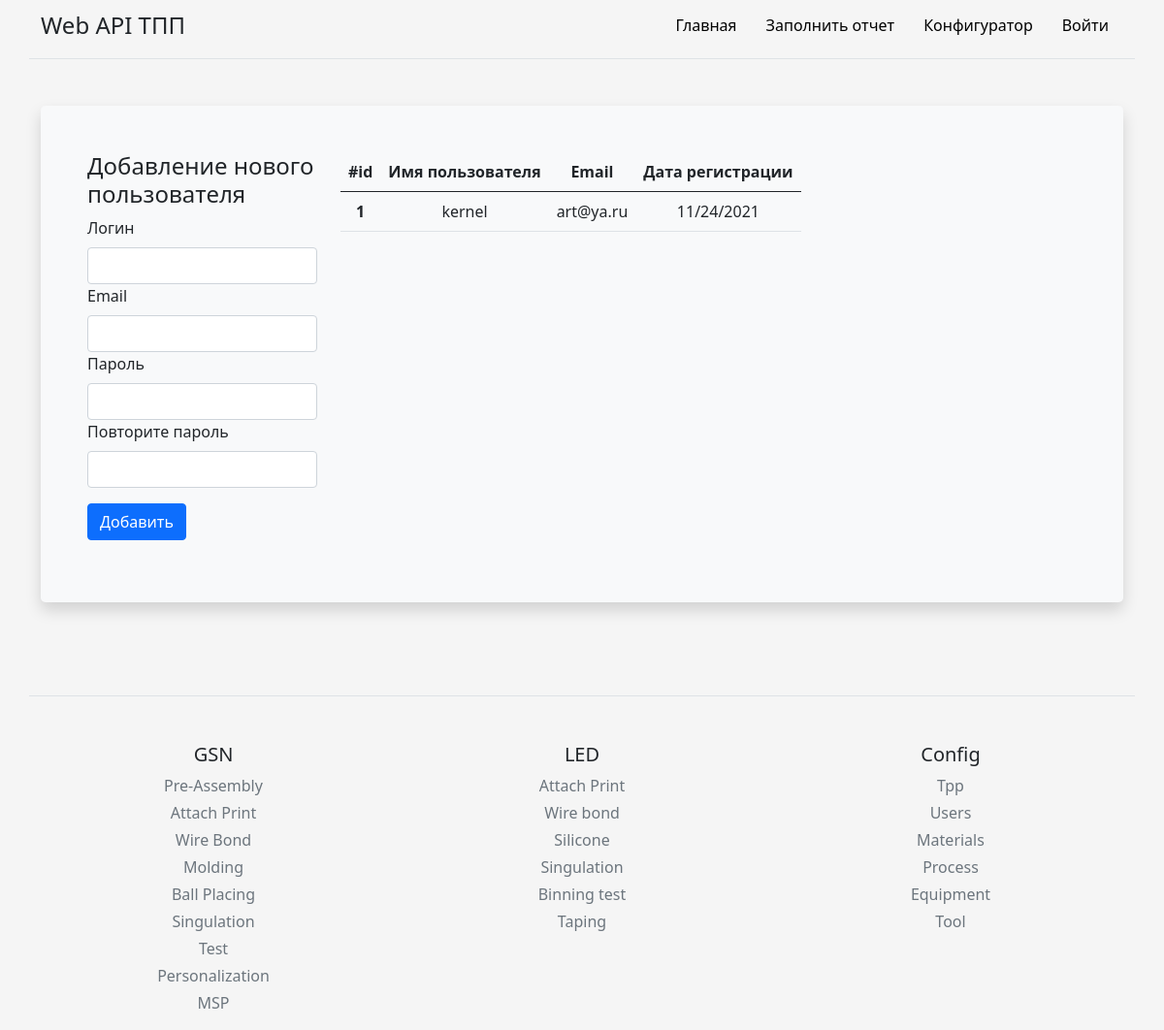
The page /config_user on the database its author committed.
### models.py (models this page shows, shortened)
class User(UserMixin, db.Model):
    id = db.Column(db.Integer, primary_key=True)
    login = db.Column(db.String(64), index=True, unique=True)
    email = db.Column(db.String(64), index=True, unique=True)
    password_hash = db.Column(db.String(120), index=True, unique=True)
    time = db.Column(db.DateTime, index=True, default=datetime.utcnow)
    tpp = db.relationship('Tpp', backref='author', lazy='dynamic')

### routes.py (the view, shortened to what this page needs)
@app_routes.route('/config_user', methods=["POST", "GET"])
def config_user():
    from main import db
    from models import User
    users = db.session.query(User).all()
    return render_template('config_folder/config_user.html', users=users)

### templates/config_folder/config_user.html (shortened to what this page needs)
{% extends 'base.html' %}
{% block body %}
<div class="container py-4">
    <div class="p-5 mb-4 bg-light rounded-3 shadow">
        <div class="row align-items-md-stretch">
            <form class="col-md-3" method="post">
                <h4>Добавление нового пользователя</h4>
                <div class="col-sm-12">
                    <label for="user_login" class="form-label">Логин</label>
                    <input type="text" class="form-control" name="user_login" id="user_login" required>
                </div>
                <div class="col-sm-12">
                    <label for="user_email" class="form-label">Email</label>
                    <input type="text" class="form-control" name="user_email" id="user_email" required>
                </div>
                <div class="col-sm-12">
                    <label for="user_pass" class="form-label">Пароль</label>
                    <input type="text" class="form-control" name="user_pass" id="user_pass" required>
                </div>
                <div class="col-sm-12">
                    <label for="user_pass2" class="form-label">Повторите пароль</label>
                    <input type="text" class="form-control" name="user_pass2" id="user_pass2" required>
                </div>
                <div class="py-3">
                    <button class="btn btn-m btn-primary btn-block" type="submit" name="btn" value="add"> Добавить </button>
                </div>
            </form>
            <div class="col-md-9">
                <table class="table table-hover">
                    <thead>
                        <tr>
                        <th scope="col">#id</th>
                        <th scope="col">Имя пользователя</th>
                        <th scope="col">Email</th>
                        <th scope="col">Дата регистрации</th>
                        </tr>
                    </thead>
                    <tbody method="post" >
                        {% for item in users %}
                        <tr>
                        <th scope="row" name="up_table_id">{{item.id}}</th>
                        <td name="up_table_prod_name">{{item.login}}</td>
                        <td name="up_table_prod_name">{{item.email}}</td>
                        <td name="up_table_number">{{item.time.strftime("%m/%d/%Y")}}</td>
                        </tr>
                        {% endfor %}
                    </tbody>
                </table>
            </div>
         </div>
    </div>
</div>
{% endblock %}

### static/css/main.css (style rules this page uses)
html, body { height: 100%; background-color: #f5f5f5; }
.shadow { background: #ffcc00; box-shadow: 0 0 10px rgba(0,0,0,0.5); padding: 10px; }
.table { display: block; border-collapse: collapse; width: 100%; overflow: auto; }
th, td { text-align: center; padding: 8px; }

### rows shown on the page
User: id "1", login "kernel", email "art@ya.ru", time "11/24/2021"
